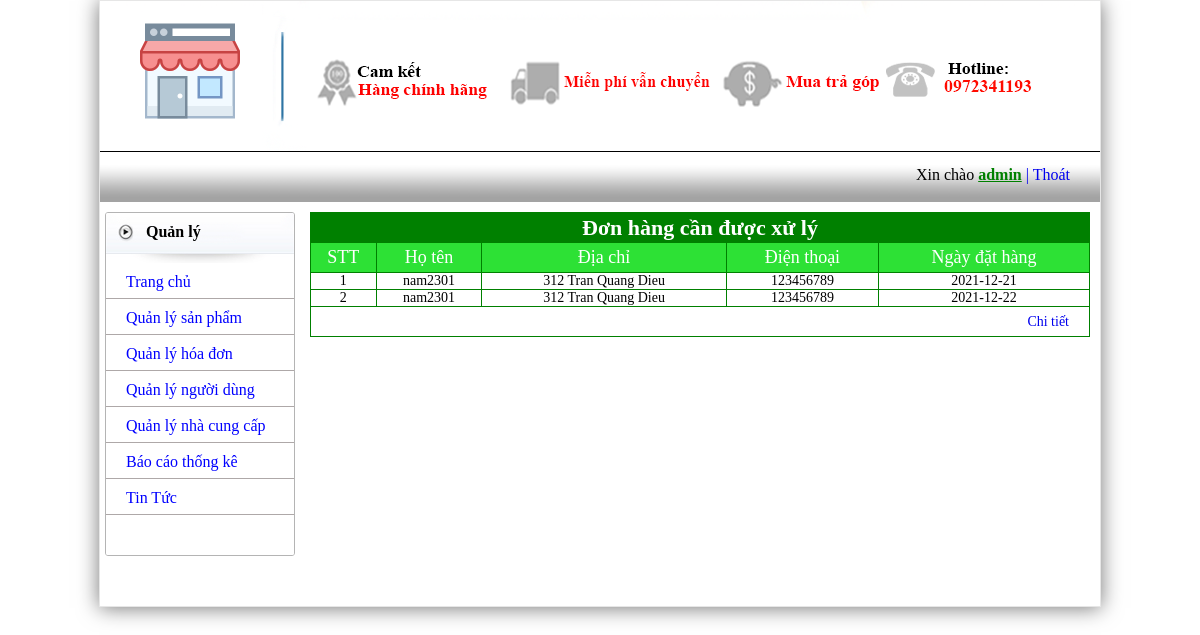
The page /admin/admin.php (signed in) on the database its author committed.
### tables this page shows
CREATE TABLE `hoadon` (
  `mahd` int(11) NOT NULL,
  `idnd` int(11) NOT NULL,
  `hoten` varchar(50) NOT NULL,
  `diachi` varchar(255) NOT NULL,
  `dienthoai` int(11) NOT NULL,
  `email` varchar(255) NOT NULL,
  `ngaydathang` date NOT NULL,
  `trangthai` int(11) NOT NULL
);

### admin/content_admin.php (the view, shortened to what this page needs)
<?php
if(isset($_GET['admin']))
	switch($_GET['admin'])
	{
		case 'hienthisp':
			include ("sanpham.php");
			break;
		case 'themsp':
			include ("them_sanpham.php");
			break;
		case 'suasp':
			include ("sua_sanpham.php");
			break;
		case 'hienthidm':
			include ("danhmuc.php");
			break;
		case 'themdm':
			include ("them_danhmuc.php");
			break;
		case 'suadm':
			include ("sua_danhmuc.php");
			break;
		case 'hienthind':
			include ("nguoidung.php");
			break;
		case 'themnd':
			include ("them_nguoidung.php");
			break;
		case 'suand':
			include ("sua_nguoidung.php");
			break;
			case 'xulyhd':
			include ("xulyhd.php");
			break;
		case 'hienthitt':
			include ("tintuc.php");
			break;
		case 'themtt':
			include ("them_tintuc.php");
			break;
		case 'suatt':
			include ("sua_tintuc.php");
			break;
		case 'hienthiht':
			include ("hotro.php");
			break;
		case 'hienthincc':
			include ("nhacungcap.php");
			break;
		case 'themncc':
			include ("them_nhacungcap.php");
			break;
		case 'suancc':
			include ("sua_nhacungcap.php");
			break;
		case 'hienthitk':
			include ("thongke.php");
			break;
		case 'hienthihd':
			include ("hoadon.php");
			break;
		case 'chitiethoadon':
			include ("chitiethoadon.php");
			break;
		case 'xulyht':
			include ("xulyht.php");
			break;
		case 'xulysp':
			include ("xulysp.php");
			break;
		case 'xulytt':
			include ("xulytt.php");
			break;
		case 'xulyncc':
			include ("xulyncc.php");
			break;
		default:
			include ("sanpham.php");
			break;
	}
	else
	{
	?>
		<div id="admincon">
			<div id="sanphammoi">
				<table>
					<tr class="sanphammoitheongay">
						<td colspan=6>Đơn hàng cần được xử lý</td>
					</tr>
					<tr class="tieudespmoi">
						<td>STT</td>
						<td>Họ tên</td>
						<td>Địa chỉ</td>
						<td>Điện thoại</td>
						<td>Ngày đặt hàng</td>
					</tr>
					<?php
						$i=1;
						$sql=$link->query("select * from hoadon where trangthai='1'");
						while($row=mysqli_fetch_array($sql))
						{
					?>
					<tr>
						<td><?php echo $i++; ?></td>
						<td><?php echo $row['hoten'] ?></td>
						<td><?php echo $row['diachi'] ?></td>
						<td><?php echo $row['dienthoai'] ?></td>
						<td><?php echo $row['ngaydathang'] ?></td>
					</tr>
					<?php } ?>
					<tr>
						<td colspan=6 align="right" style="padding-right:20px; height:30px;"><a href="admin.php?admin=hienthihd">Chi tiết</a></td>
					</tr>
				</table>
			</div>
		</div>
	<?php
	}
?>

### admin/css/index.css (style rules this page uses)
* { margin:0; padding:0; }
table { margin: 0; padding: 0; text-indent:0; }
body { font-family:tahoma; }
a { text-decoration:none; }
#admincon { width:780px; height:auto; overflow:hidden; }
#sanphammoi { width:100%; height:auto; overflow:hidden; }
#sanphammoi table { width:100%; border-collapse:collapse;font-size:14px; }
#sanphammoi tr { text-align:center; }
#sanphammoi tr td { border:1px solid green; }
#sanphammoi tr.tieudespmoi { color:white; background: #2de135; height:30px; font-size:18px; }
#sanphammoi tr.sanphammoitheongay { background:green; height:30px; text-align:center; color:white;font-size:22px; font-weight:bold; }

### rows shown on the page
hoadon: hoten "nam2301", diachi "312 Tran Quang Dieu", dienthoai "123456789", ngaydathang "2021-12-21"
hoadon: hoten "nam2301", diachi "312 Tran Quang Dieu", dienthoai "123456789", ngaydathang "2021-12-22"

### other values the page prints
$_SESSION['username'] "admin"
